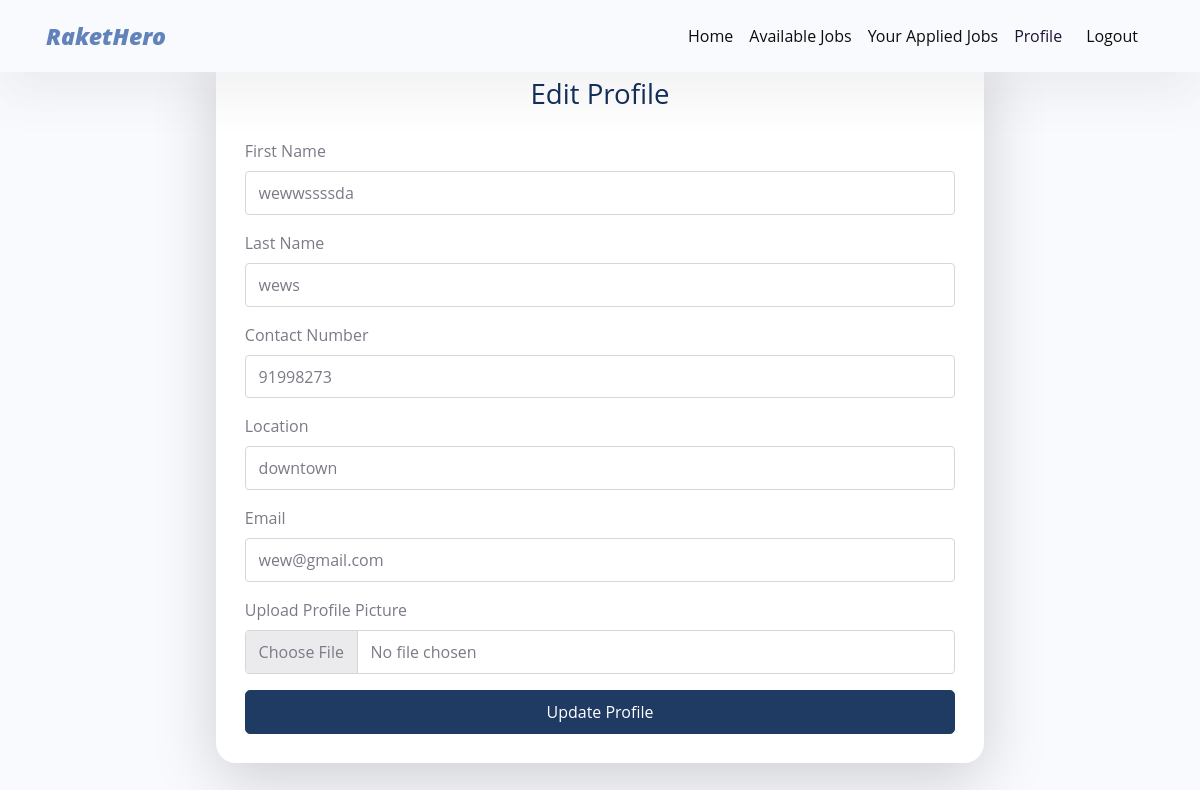
The page /job_search-main/employer-edit-profile.php (signed in) on the database its author committed.
### tables this page shows
CREATE TABLE `user_info` (
  `userinfo_id` int(11) NOT NULL,
  `userid` int(11) DEFAULT NULL,
  `contactNo` varchar(20) DEFAULT NULL,
  `email` varchar(100) DEFAULT NULL,
  `fname` varchar(50) DEFAULT NULL,
  `lname` varchar(50) DEFAULT NULL,
  `middle_initial` varchar(5) DEFAULT NULL,
  `age` int(11) DEFAULT NULL,
  `location` varchar(255) DEFAULT NULL,
  `rating` decimal(3,2) DEFAULT NULL,
  `skills` text DEFAULT NULL,
  `overview` text DEFAULT NULL,
  `title` varchar(200) DEFAULT NULL,
  `image_path` varchar(200) DEFAULT NULL
);

### job_search-main/employer-edit-profile.php (the view, shortened to what this page needs)
<?php
include 'db_conn.php';
$employerId = $_SESSION['user_id'];
if ($_SERVER['REQUEST_METHOD'] == 'POST') {
    $fname = $_POST['fname'];
    $lname = $_POST['lname'];
    $contactNo = $_POST['contactNo'];
    $location = $_POST['location'];
    $email = $_POST['email'];
    $imagePath = null;
    if (isset($_FILES['profileImage']) && $_FILES['profileImage']['error'] === UPLOAD_ERR_OK) {
        $uploadsDir = 'uploads/profile_pictures/';
        $fileTmpPath = $_FILES['profileImage']['tmp_name'];
        $fileType = mime_content_type($fileTmpPath);
        $fileExtension = pathinfo($_FILES['profileImage']['name'], PATHINFO_EXTENSION);
        if (in_array($fileType, ['image/jpeg', 'image/png', 'image/gif'])) {
            $fileName = 'profile_' . $employerId . '.' . $fileExtension;
            $destination = $uploadsDir . $fileName;
            if (!is_dir($uploadsDir)) {
                mkdir($uploadsDir, 0777, true);
            }
            if (move_uploaded_file($fileTmpPath, $destination)) {
                $imagePath = $destination;
            } else {
                die("Error uploading the file. Please try again.");
            }
        } else {
            die("Unsupported image type: $fileType");
        }
    }
    $query = "UPDATE user_info SET fname = ?, lname = ?, contactNo = ?, location = ?, email = ?, image_path = ? WHERE userid = ?";
    $stmt = $conn->prepare($query);
    if ($stmt === false) {
        die('Prepare failed: ' . htmlspecialchars($conn->error));
    }
    $stmt->bind_param("ssssssi", $fname, $lname, $contactNo, $location, $email, $imagePath, $employerId);
    $stmt->execute();
    $stmt->close();
    $conn->close();
    header("Location: employersprofile.php");
    exit();
} else {
    $query = "SELECT * FROM user_info WHERE userid = ?";
    $stmt = $conn->prepare($query);
    $stmt->bind_param("i", $employerId);
    $stmt->execute();
    $result = $stmt->get_result();
    $employerData = $result->fetch_assoc();
}
?>
<!DOCTYPE html>
<html lang="en">
<head>
    <link href="assets/css/theme.css" rel="stylesheet">
</head>
<body>
    <nav class="navbar navbar-expand-lg navbar-light fixed-top py-3 backdrop bg-light shadow-transition">
        <div class="container">
            <a class="navbar-brand d-flex align-items-center fw-bolder fs-2 fst-italic" href="index.html">
                <div class="text-info">Raket</div><div class="text-warning">Hero</div>
            </a>
            <div class="collapse navbar-collapse" id="navbarSupportedContent">
                <ul class="navbar-nav ms-auto">
                    <li class="nav-item"><a class="nav-link" href="jobseekerlanding.php">Home</a></li>
                    <li class="nav-item"><a class="nav-link" href="index.html#jobs">Available Jobs</a></li>
                    <li class="nav-item"><a class="nav-link" href="index.html#applied-jobs">Your Applied Jobs</a></li>
                    <li class="nav-item"><a class="nav-link active" href="profile.php">Profile</a></li>
                    <li class="nav-item px-2"><a class="nav-link fw-medium" href="?action=logout">Logout</a></li>
                </ul>
            </div>
        </div>
    </nav>
    <div class="container-fluid py-5 bg-light">
        <div class="row justify-content-center">
            <div class="col-12 col-md-10 col-lg-8">
                <div class="card shadow-lg border-0">
                    <div class="card-body p-4">
                        <h3 class="text-center mb-4">Edit Profile</h3>
                        <form method="POST" enctype="multipart/form-data">
                            <div class="mb-3">
                                <label for="fname" class="form-label">First Name</label>
                                <input type="text" class="form-control" id="fname" name="fname" value="<?php echo htmlspecialchars($employerData['fname']); ?>" required>
                            </div>
                            <div class="mb-3">
                                <label for="lname" class="form-label">Last Name</label>
                                <input type="text" class="form-control" id="lname" name="lname" value="<?php echo htmlspecialchars($employerData['lname']); ?>" required>
                            </div>
                            <div class="mb-3">
                                <label for="contactNo" class="form-label">Contact Number</label>
                                <input type="text" class="form-control" id="contactNo" name="contactNo" value="<?php echo htmlspecialchars($employerData['contactNo']); ?>" required>
                            </div>
                            <div class="mb-3">
                                <label for="location" class="form-label">Location</label>
                                <input type="text" class="form-control" id="location" name="location" value="<?php echo htmlspecialchars($employerData['location']); ?>" required>
                            </div>
                            <div class="mb-3">
                                <label for="email" class="form-label">Email</label>
                                <input type="email" class="form-control" id="email" name="email" value="<?php echo htmlspecialchars($employerData['email']); ?>" required>
                            </div>
                            <div class="mb-3">
                                <label for="profileImage" class="form-label">Upload Profile Picture</label>
                                <input type="file" class="form-control" id="profileImage" name="profileImage" accept="image/*">
                            </div>
                            <button type="submit" class="btn btn-primary w-100">Update Profile</button>
                        </form>
                    </div>
                </div>
            </div>
        </div>
    </div>
</body>
</html>

### rows shown on the page
user_info: fname "wewwssssda", lname "wews", contactNo "91998273", location "downtown", email "wew@gmail.com"
